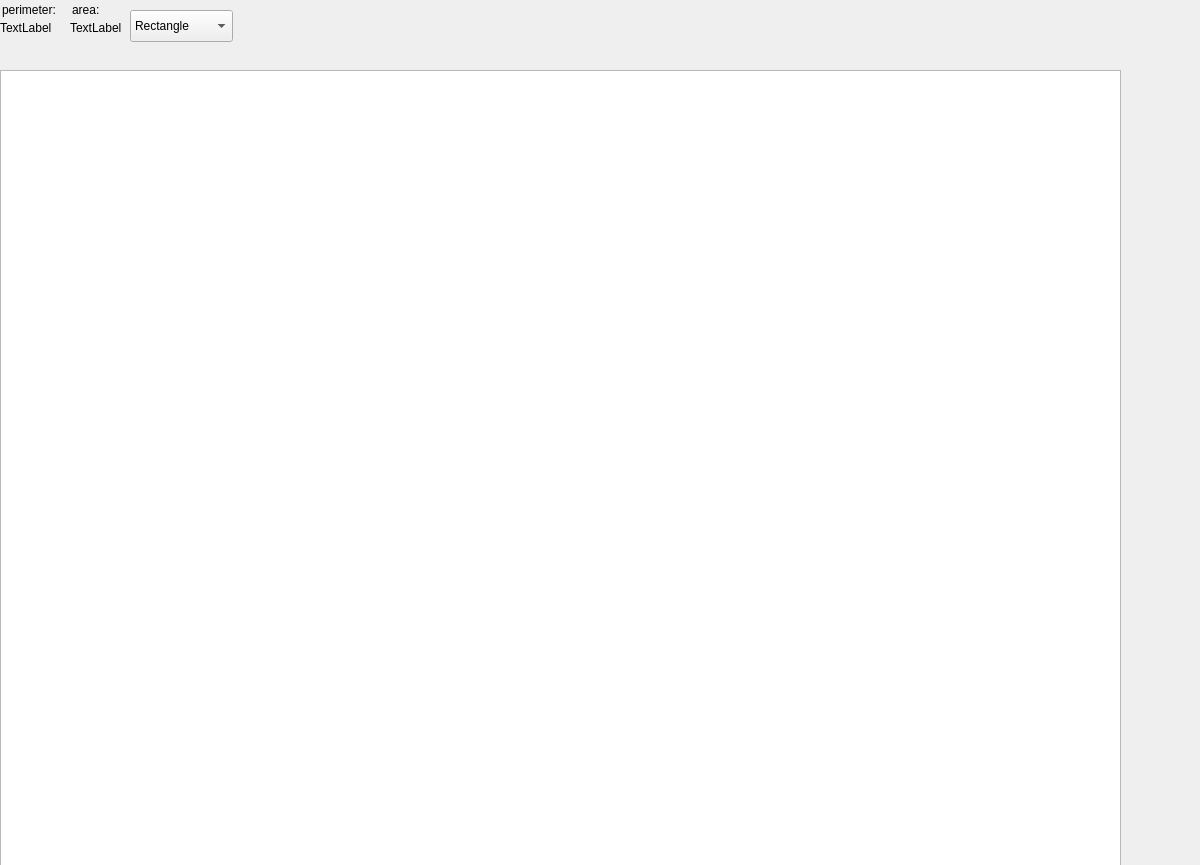
<?xml version="1.0" encoding="UTF-8"?>
<ui version="4.0">
 <class>MainWindow</class>
 <widget class="QMainWindow" name="MainWindow">
  <property name="geometry">
   <rect>
    <x>0</x>
    <y>0</y>
    <width>1200</width>
    <height>865</height>
   </rect>
  </property>
  <property name="windowTitle">
   <string>MainWindow</string>
  </property>
  <widget class="QWidget" name="centralwidget">
   <widget class="QGraphicsView" name="graphicsView">
    <property name="geometry">
     <rect>
      <x>0</x>
      <y>70</y>
      <width>1121</width>
      <height>841</height>
     </rect>
    </property>
   </widget>
   <widget class="QLabel" name="labelForArea">
    <property name="geometry">
     <rect>
      <x>70</x>
      <y>20</y>
      <width>58</width>
      <height>16</height>
     </rect>
    </property>
    <property name="text">
     <string>TextLabel</string>
    </property>
   </widget>
   <widget class="QLabel" name="labelForPerimeter">
    <property name="geometry">
     <rect>
      <x>0</x>
      <y>20</y>
      <width>58</width>
      <height>16</height>
     </rect>
    </property>
    <property name="text">
     <string>TextLabel</string>
    </property>
   </widget>
   <widget class="QLabel" name="label">
    <property name="geometry">
     <rect>
      <x>2</x>
      <y>2</y>
      <width>61</width>
      <height>16</height>
     </rect>
    </property>
    <property name="text">
     <string>perimeter:</string>
    </property>
   </widget>
   <widget class="QLabel" name="label_3">
    <property name="geometry">
     <rect>
      <x>72</x>
      <y>2</y>
      <width>58</width>
      <height>16</height>
     </rect>
    </property>
    <property name="text">
     <string>area:</string>
    </property>
   </widget>
   <widget class="QComboBox" name="comboBox">
    <property name="geometry">
     <rect>
      <x>130</x>
      <y>10</y>
      <width>103</width>
      <height>32</height>
     </rect>
    </property>
    <item>
     <property name="text">
      <string>Rectangle</string>
     </property>
    </item>
    <item>
     <property name="text">
      <string>Romb</string>
     </property>
    </item>
    <item>
     <property name="text">
      <string>Triangle</string>
     </property>
    </item>
    <item>
     <property name="text">
      <string>Ellipse</string>
     </property>
    </item>
    <item>
     <property name="text">
      <string>Square</string>
     </property>
    </item>
    <item>
     <property name="text">
      <string>Circle</string>
     </property>
    </item>
    <item>
     <property name="text">
      <string>Hexagon</string>
     </property>
    </item>
    <item>
     <property name="text">
      <string>5-angle Star</string>
     </property>
    </item>
    <item>
     <property name="text">
      <string>6-angle Star</string>
     </property>
    </item>
    <item>
     <property name="text">
      <string>8-angle Star</string>
     </property>
    </item>
    <item>
     <property name="text">
      <string>Delete Figure</string>
     </property>
    </item>
    <item>
     <property name="text">
      <string>Warp Figure</string>
     </property>
    </item>
   </widget>
  </widget>
 </widget>
 <resources/>
 <connections/>
</ui>
